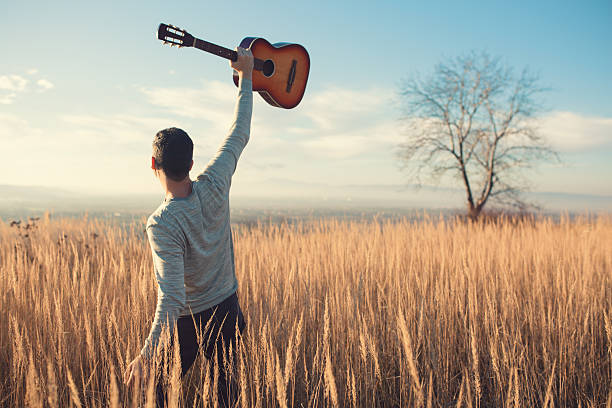
#> input picture computer-vision/piano2.jpg, 612 x 408 px
$ jupyter execute Untitled.ipynb
#> lines starting #> are read from the running program, lines starting #| are printed output that depends on the picture
[cell 1]
import cv2
from IPython.display import Image
import numpy as np
import matplotlib.pyplot as plt
import os

[cell 2]
Image('./piano2.jpg')

[cell 3]
img = cv2.imread('./piano2.jpg', cv2.IMREAD_COLOR)
#> img is the input picture: shape (408, 612, 3); mean B, G, R 143.3, 160.5, 173.3
print(img)
#> (printed output is left out)
# plt.imshow(img[:,:, ::-1], cmap='gray')

[cell 4]
b, g, r = cv2.split(img)
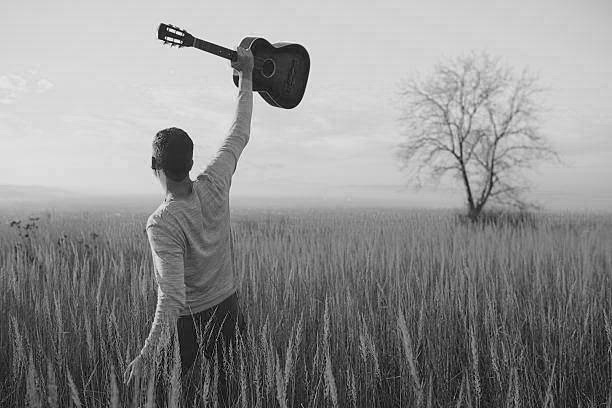
#> b: shape (408, 612); min 0, max 255, mean 143.3
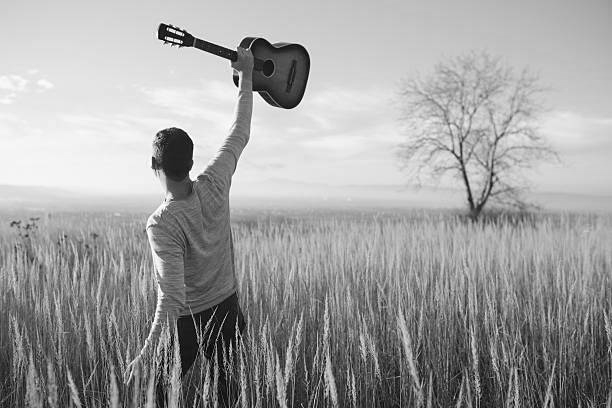
#> g: shape (408, 612); min 0, max 255, mean 160.5
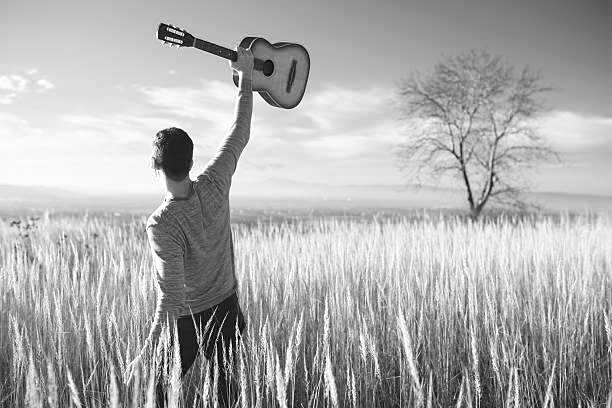
#> r: shape (408, 612); min 0, max 255, mean 173.3
plt.figure(figsize=[20, 8])
#> (this line was passed over: IPython is not available in this run)
plt.subplot(141);plt.imshow(r, cmap="gray");plt.title('Red')
#> (this line was passed over: IPython is not available in this run)
#> (this line was passed over: IPython is not available in this run)
#> (this line was passed over: IPython is not available in this run)
plt.subplot(142);plt.imshow(g, cmap="gray");plt.title('Green')
#> (this line was passed over: IPython is not available in this run)
#> (this line was passed over: IPython is not available in this run)
#> (this line was passed over: IPython is not available in this run)
plt.subplot(143);plt.imshow(b, cmap="gray");plt.title('Blue')
merged = cv2.merge((b, g, r))
plt.subplot(144);plt.imshow(merged[:,:,::-1], cmap="gray");plt.title('Merged')
